Frame 1 (no input): blank canvas, image omitted
Frame 60 (no input): blank canvas, image omitted
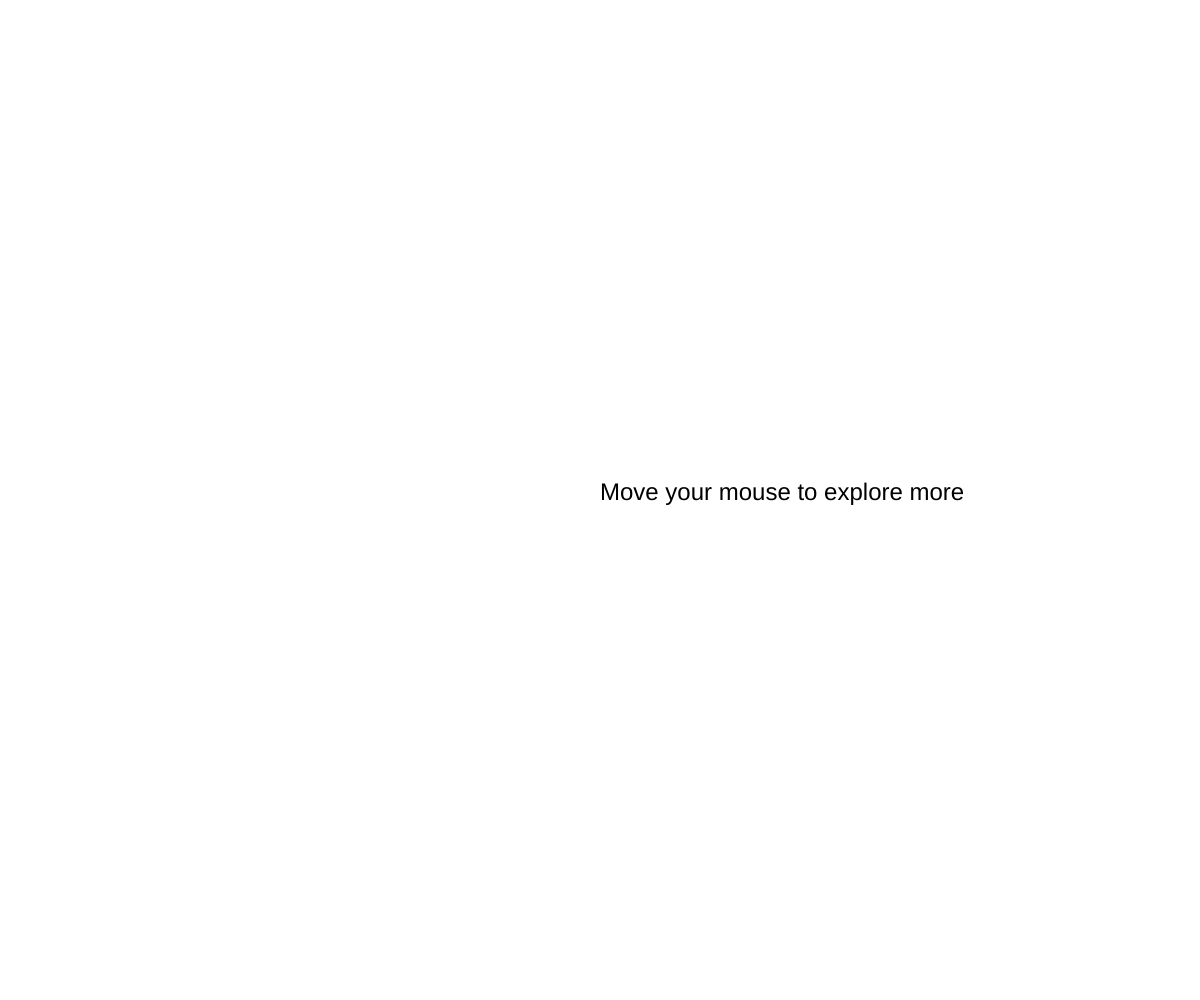
Frame 120 (the mouse pressed at the canvas centre since frame 60)

The p5.js sketch whose frames 1 and 60 were blank and that drew this single picture after the mouse press (run headless with seeded random() and noise() and a simulated clock; from frame 60 on, the mouse is pressed at the canvas centre):

// p5.js sketch
// ── sketch.js
let message = "This is not an error"; // 初始显示的消息
let alternativeMessage = "Move your mouse to explore more"; // 鼠标按下后显示的消息
let showAlternativeMessage = false; // 控制显示哪个消息的标志
let positions = []; // 存储鼠标位置的数组
let maxPositions = 200; // 存储的最大位置数

function setup() {
    createCanvas(windowWidth, windowHeight); // 创建一个全屏画布
    background(255); // 背景颜色设为白色
    textSize(24); // 设置文字大小
    fill(0); // 设置文字颜色为黑色
}

function draw() {
    background(255); // 每帧清除画布

    if (showAlternativeMessage) {
        // 只显示 "Move your mouse to explore more" 一次，并且固定在鼠标位置
        text(alternativeMessage, mouseX, mouseY); // 在当前鼠标位置绘制消息
    } else {
        // 显示并跟随鼠标移动 "This is not an error"
        positions.push(createVector(mouseX, mouseY));

        // 如果位置数组长度超过最大限制，删除最早的位置
        if (positions.length > maxPositions) {
            positions.shift();
        }

        // 绘制存储的每个位置的文字
        for (let i = 0; i < positions.length; i++) {
            let pos = positions[i];
            text(message, pos.x, pos.y); // 在每个存储的位置绘制消息
        }
    }
}

// 当鼠标按下时切换消息显示状态
function mousePressed() {
    showAlternativeMessage = true; // 设置标志为true以显示新消息
    positions = []; // 清空位置数组以移除所有痕迹
}

// 当鼠标释放时恢复默认状态
function mouseReleased() {
    showAlternativeMessage = false; // 释放鼠标时恢复到初始状态
}

// ── style.css
/* fix the canvas tp the window, and place it behind the content*/
canvas{
    position: fixed;
    left: 0;
    top: 0;
    z-index: -1;
}

h1{
    position: absolute; /* 使用绝对定位 */
    top: 200px; /* 距离页面顶部50像素 */
    left: 100px; /* 距离页面左边100像素 */
    color:white;
    font-family: "Times New Roman", serif;
    font-size: 600%;
    text-shadow: 
    -1px -1px 0 #000,  
     1px -1px 0 #000,
    -1px  1px 0 #000,
     1px  1px 0 #000;
}
